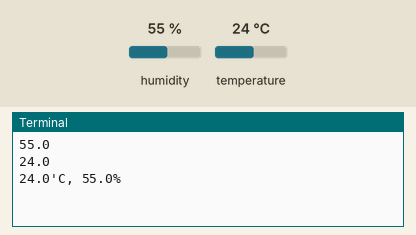
A program run on a simulated Raspberry Pi (BCM pin numbers). Shown: the last lines printed to the terminal. Inputs (shaded band) come from the test bench; at power-on: humidity 55 %, temperature 24 °C.

Above: at 1.2 s.
1.3 s: humidity set to 22 %
At 3.1 s:
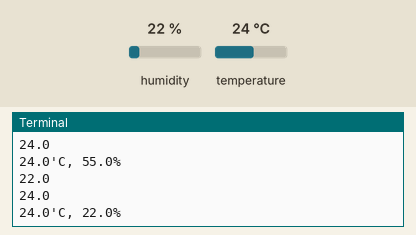
3.4 s: temperature set to 12 °C
At 4.3 s:
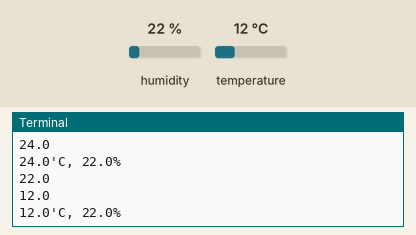
5.5 s: humidity set to 40 %
At 7.3 s:
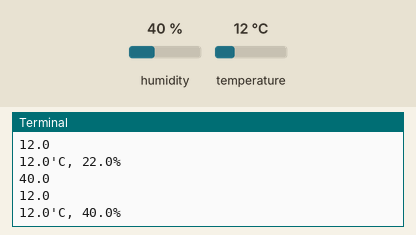
Timing chart, 0 to 8.8 s (numbered marks = the images above; inputs shaded):
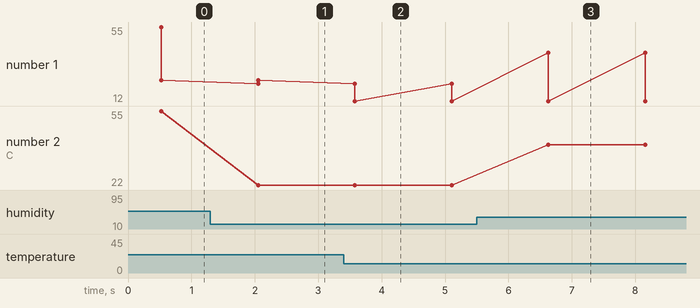

Measured:
- after the input at 1.3 s, the terminal: prints a new line after 0.75 s (image 1)
- after the input at 3.4 s, the terminal: prints a new line after 0.18 s (image 2)
- after the input at 5.5 s, the terminal: prints a new line after 1.1 s (image 3)
- plotted number 1: 24 → 12 after the input at 3.4 s
- plotted number 2: 55 → 22 after the input at 1.3 s, 22 → 40 after the input at 5.5 s

The program:

DHT11_test.py
```python
#coding: utf-8
import RPi.GPIO as GPIO
import Adafruit_DHT
import time

#Sensor
sensor = Adafruit_DHT.DHT11
pin = 4

GPIO.setmode(GPIO.BCM)
GPIO.setup(pin, GPIO.OUT)

try:
    while True:
        h,t = Adafruit_DHT.read_retry(sensor, pin)
        print(h)
        print(t)
        if h != None and t != None:
            print('{0:0.1f}\'C, {1:0.1f}%'.format(t,h))
        else:
            print('Read error')

        time.sleep(1)


except KeyboardInterrupt:
    GPIO.cleanup()
    print('exit')

finally:
    print('exit')
```
